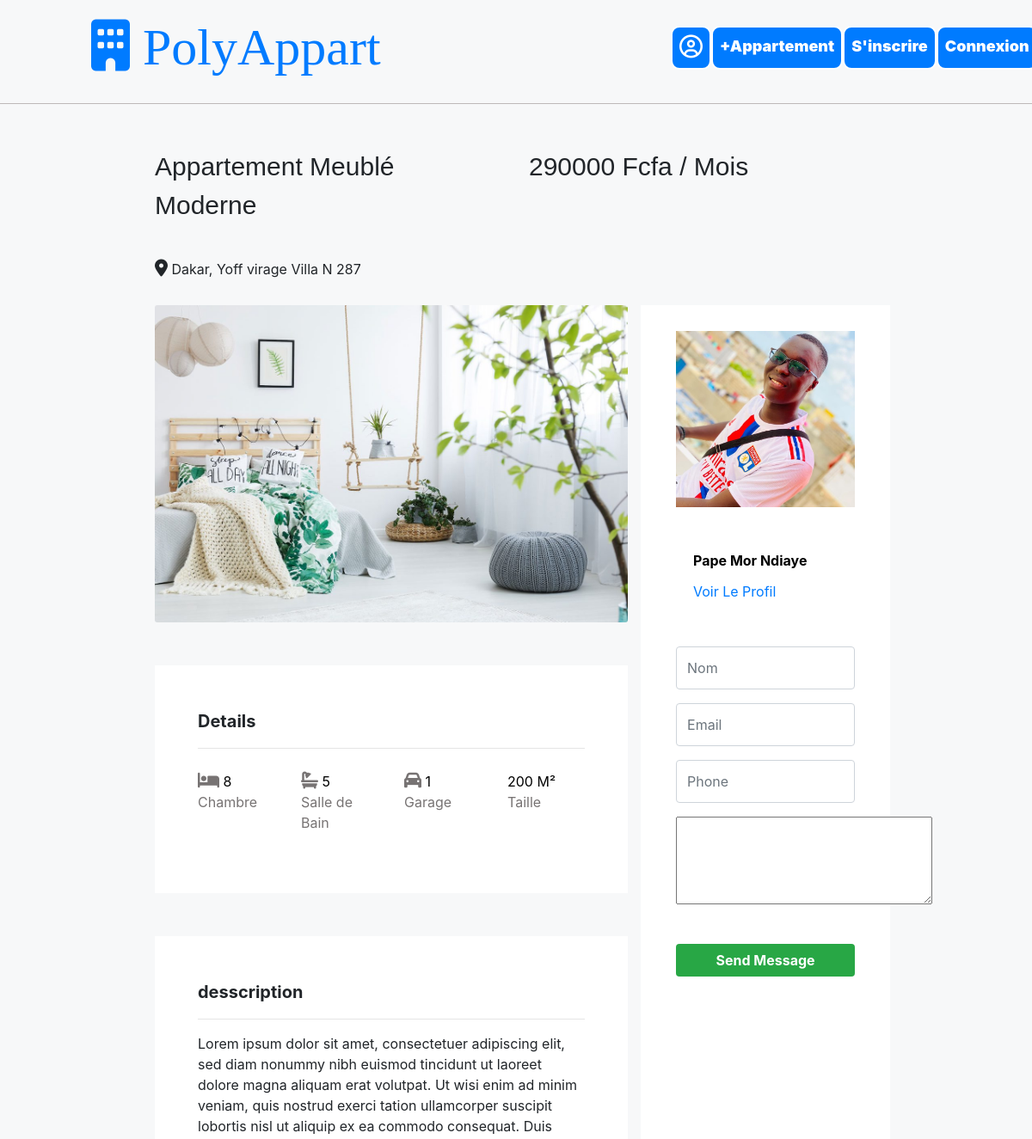
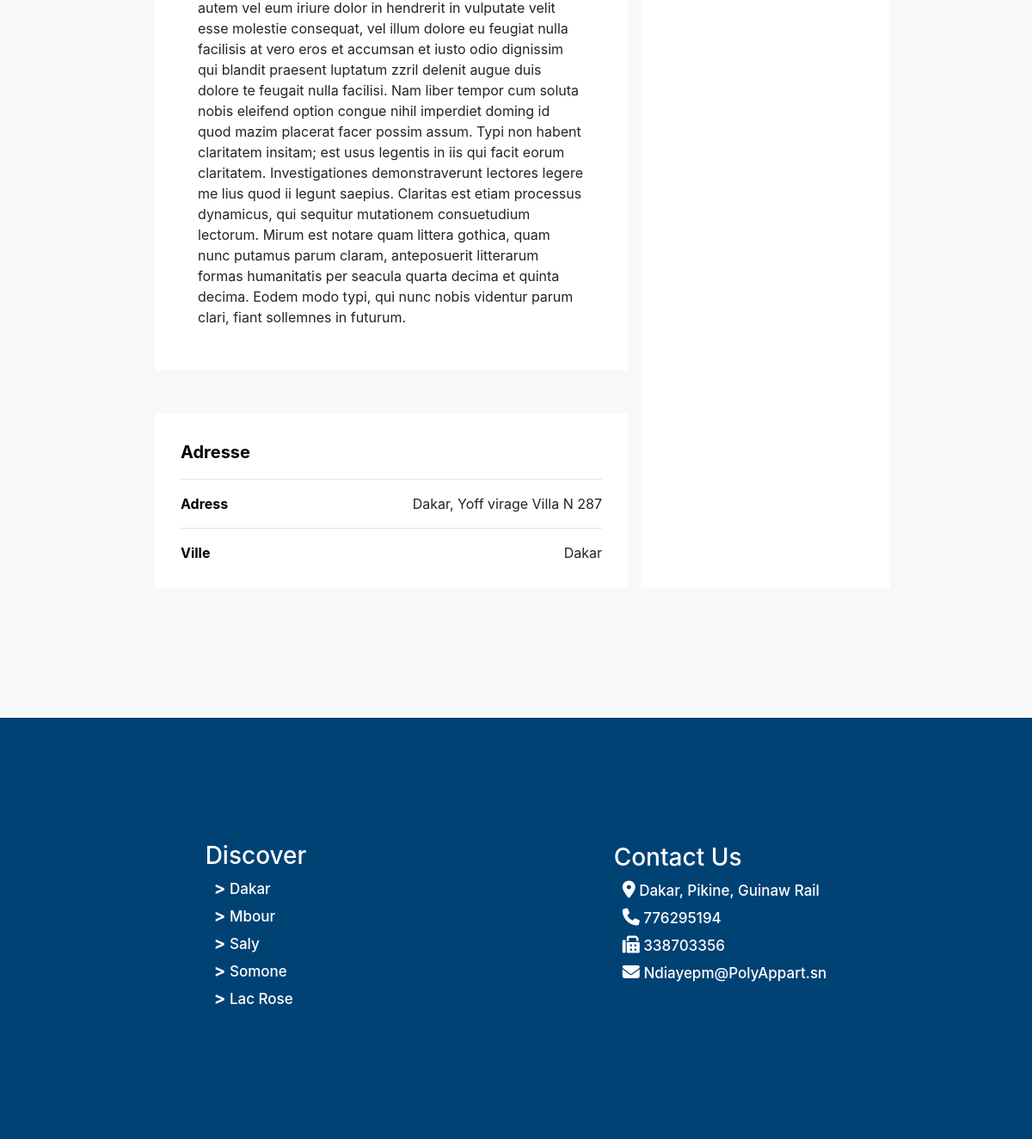
Page /appartement/1/ on the committed database (2 pictures, top to bottom).
### myapp/models.py (models this page shows, shortened)
class Appartement(models.Model):
    proprietaire = models.ForeignKey(Proprietaire, on_delete=models.CASCADE)
    nom = models.CharField(max_length=100, default="")
    ville = models.CharField(max_length=100)
    adresse = models.CharField(max_length=100)
    profil_photo = models.ImageField(upload_to='Profil_Appartement/', default="")
    taille = models.CharField(max_length=100)
    nombre_chambres = models.CharField(max_length=100)
    salle_de_bain = models.CharField(max_length=100 ,default="")
    garrage = models.CharField(max_length=100,default="")
    prix = models.CharField(max_length=100)
    description = models.TextField()

class Proprietaire(User):
    nom = models.CharField(max_length=30)
    telephone = models.CharField(max_length=20)
    profil_photo = models.ImageField(upload_to='Profil_Proprietaire/', default = "")
    licence = models.CharField(max_length=30, default = "")
    Taxe_Number = models.CharField(max_length=30, default = "")
    Specialite = models.CharField(max_length=30, default = "")
    class Meta:
        db_table = "Proprietaire"
        verbose_name = 'Proprietaire'
        verbose_name_plural = "Proprietaires"

### myapp/views.py (the view, shortened to what this page needs)
# urls.py: path('appartement/<int:appartement_id>/', detail_appartement, name='detail_appartement'),
def detail_appartement(request, appartement_id):
    appartement = Appartement.objects.get(id=appartement_id)
    images = appartement.imageappartement_set.all()
    context = {
        'appartement': appartement,
        'images': images
    }
    return render(request, 'detail_appartement.html', context)

### templates/detail_appartement.html (shortened to what this page needs)
{% extends 'base.html' %}
{% block content %}
{% load static %}
<div style="background-color: #F7F8F9;">
<div class="detail_appartement">
  <div class="row nom_prix">
    <div class="col-sm-12 col-md-6">{{ appartement.nom }}</div>
    <div class="col-sm-12 col-md-6">{{ appartement.prix }} Fcfa / Mois</div>
  </div>
  <div style="margin-top: 20px; margin-bottom: 20px;" >
    <i style="font-size: 20px;" class="fa-solid fa-location-dot"></i> {{ appartement.adresse }}
  </div>
  <div class="row det_app">
    <div class="col-sm-12 col-md-8 detail">
      <div>
        <img src="{{ appartement.profil_photo.url }}" class="card-img" alt="...">
      </div>
      <div class="devices">
        <span style="font-size: 20px; font-weight: 700;">Details </span>
        <hr>
        <div class="row">
          <div class="col-sm-6 col-md-3"><i style="font-size: 20px;" class="fa-solid fa-bed"></i> <span style="color: black;"> {{ appartement.nombre_chambres }}</span>  <br> Chambre</div>
          <div class="col-sm-6 col-md-3"><i style="font-size: 20px;" class="fa-solid fa-bath"></i> <span style="color: black;"> {{ appartement.salle_de_bain }} </span> <br> Salle de Bain</div>
          <div class="col-sm-6 col-md-3"><i style="font-size: 20px;" class="fa-solid fa-car"></i> <span style="color: black;"> {{ appartement.garrage }}</span>  <br> Garage</div>
          <div class="col-sm-6 col-md-3"><span style="color: black;">{{ appartement.taille }} M² </span> <br> Taille </div>
        </div>
      </div>
      <div class="describe">
        <span style="font-size: 20px; font-weight: 700;">desscription</span>
        <hr>
        {{ appartement.description }}
      </div>
      <div class="adresse_">
        <span style="font-size: 20px; font-weight: 700;color: black;">Adresse</span>
        <hr>
        <div>
          <div style="display: flex; justify-content: space-between;"><div style="color: black; font-size: 16px; font-weight: 700;">Adress</div> <div>{{ appartement.adresse }}</div> </div>
          <hr>
          <div style="display: flex; justify-content: space-between;"><div style="color: black; font-size: 16px; font-weight: 700;">Ville</div> <div>{{ appartement.ville }}</div> </div>
        </div>
      </div>
    </div>
    <div class="col-sm-12 col-md-4 contact">
      <div class="proprietaire_profil">
        <div class="card mb-3" style="max-width: 540px; border: none;">
          <div class="row g-0">
            <div class="col-sm-12 col-md-12">
              <img src="{{ appartement.proprietaire.profil_photo.url }}" class="img-fluid rounded-start" alt="...">
            </div>
            <div class="col-sm-12 col-md-12 mb-3" >
              <div class="card-body">
                <p style="font-weight: 700;" class="card-title">{{ appartement.proprietaire.nom }}</p>
                <a href="{% url 'visit_profil' appartement.proprietaire.id %}">Voir Le Profil</a>
              </div>
            </div>
          </div>
        </div>
      </div>
      <form method="POST" action="{% url 'detail_appartement' appartement.id %}">
        <div class="form-group">
          <input placeholder="Nom" type="text" name="Nom" id="id_Nom" class="form-control" required>
        </div>
        <div class="form-group">
          <input placeholder="Email" type="email" name="email" id="id_email" class="form-control" required>
        </div>
        <div class="form-group">
          <input placeholder="Phone" type="text" name="telephone" id="id_telephone" class="form-control" required>
        </div>
        <div class="form-group">
          <textarea style="margin-left: 0px;" name="contenu" cols="27" rows="4"></textarea>
        </div>
        <div style="margin-top: 40px;">
          <div><button class="btn" type="submit">Send Message</button></div>
        </div>
      </form>
    </div>
  </div>
</div>
</div>
{% endblock content %}

### static/css/style.css (style rules this page uses)
body { background-color: #F7F8F9; }
a { text-decoration: none; text-decoration-color: none; }
.row > div { margin-top: 10px; margin-bottom: 20px; }
.card { width: 100%; }
.card-body { color: black; }
.detail_appartement { width: 70%; margin: auto; }
.nom_prix { display: flex; justify-content: space-between; font-size: 30px; font-weight:500; font-family: 'Gill Sans', 'Gill Sans MT', Calibri, 'Trebuchet MS', sans-serif; }
.det_app { display: flex; justify-content: space-between; }
.contact { background-color: white; padding-top: 20px; }
.proprietaire_profil { width: 80%; margin: auto; }
.contact form { width: 80%; margin: auto; }
.contact form input { height: 50px; }
.contact form button { background-color: #28A745; color: white; font-weight: 700; width: 100%; }
.devices { background-color: white; margin-top: 50px; padding: 50px; }
.devices > div { color: rgb(119, 115, 115); display: flex; justify-content: space-between; }
.describe { background-color: white; margin-top: 50px; padding: 50px; }
.adresse_ { background-color: white; margin-top: 50px; padding: 30px; }
.adresse_ > div { width: 100%; }
i { font-size: 27px; }

### rows in the picture
Appartement: nom "Appartement Meublé Moderne", prix "290000", adresse "Dakar, Yoff virage Villa N 287", profil_photo (picture), nombre_chambres "8", salle_de_bain "5", garrage "1", taille "200", description "Lorem ipsum dolor sit amet, consectetuer adipiscing elit, sed diam nonummy nibh euismod tincidunt ut laoreet dolore magna aliquam erat volutpat. Ut wisi enim ad minim veniam, quis nostrud exerci tation ullamcorper suscipit lobortis nisl ut aliquip ex ea commodo consequat. Duis autem vel eum iriure dolor in hendrerit in vulputate velit esse molestie consequat, vel illum dolore eu feugiat nulla facilisis at vero eros et accumsan et iusto odio dignissim qui blandit praesent luptatum zzril delenit augue duis dolore te feugait nulla facilisi. Nam liber tempor cum soluta nobis eleifend option congue nihil imperdiet doming id quod mazim placerat facer possim assum. Typi non habent claritatem…", ville "Dakar", proprietaire.profil_photo (picture), proprietaire.nom "Pape Mor Ndiaye"
